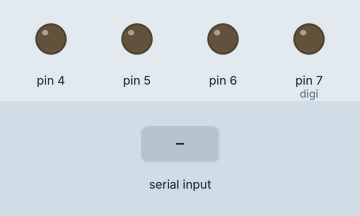
The sketch below on a simulated Arduino Nano, built with avr-gcc and run on an emulated ATmega328P. Shown: output pins drawn as LEDs (lit = HIGH). The inputs (shaded band) are chosen by the test bench.

Above: at 1.2 s.
1.3 s: "I" received over Serial
At 2.4 s:
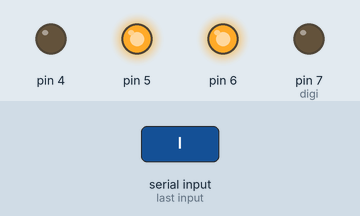
2.8 s: "M" received over Serial
At 3.5 s:
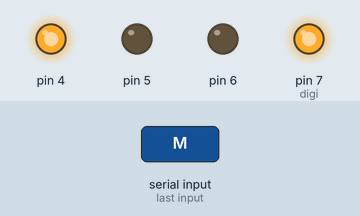
4.3 s: "O" received over Serial
At 4.7 s:
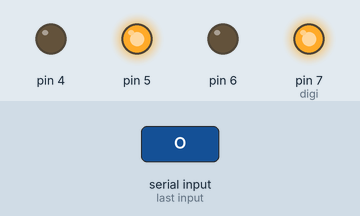
5.8 s: "K" received over Serial
At 7.0 s:
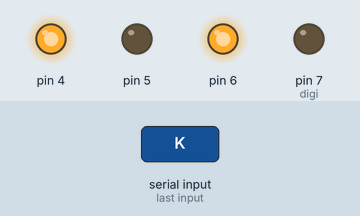
7.3 s: "J" received over Serial
At 8.1 s:
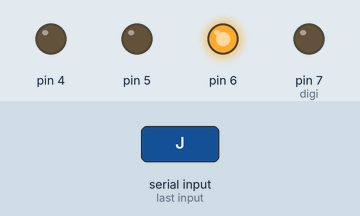
8.8 s: "P" received over Serial
At 9.3 s:
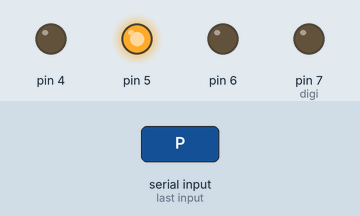
Timing chart, 0 to 11.3 s (numbered marks = the images above; inputs shaded):
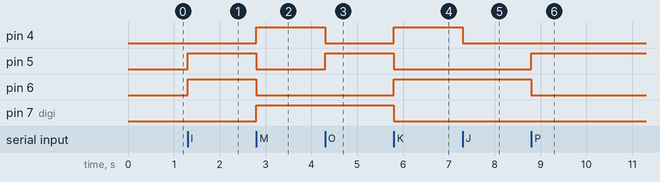

Measured:
- after the input at 1.3 s, pin 5, pin 6: LOW → HIGH at once
- after the input at 2.8 s, pin 4, pin 7 (digi): LOW → HIGH at once; pin 5, pin 6: HIGH → LOW at once
- after the input at 4.3 s, pin 4: HIGH → LOW at once; pin 5: LOW → HIGH at once
- after the input at 5.8 s, pin 4, pin 6: LOW → HIGH at once; pin 5, pin 7 (digi): HIGH → LOW at once
- after the input at 7.3 s, pin 4: HIGH → LOW at once
- after the input at 8.8 s, pin 5: LOW → HIGH at once; pin 6: HIGH → LOW at once

The sketch:

DAY_XE_BLUETOOTH.ino
```cpp
int  QT1();
int  QT2();
int  QT3();
byte chuyenmode = 1; // 1 tay.0 lite
void setup()
{
  Serial.begin(9600);
  pinMode(4, OUTPUT); // 4 là đigital thôi
  pinMode(5, OUTPUT); // analog đk 1 động cơ
  pinMode(6, OUTPUT); // ânlog
  pinMode(7, OUTPUT); // digi
}

void loop()
{
  char data;
  int x, y, z;
 // int a=analogRead(A5);Serial.println(a);
  if (Serial.available())
  {
    data = Serial.read();
    if (data == 'H') chuyenmode = !chuyenmode;
    if (data == 'I')  Tien(255, 255);
    if (data == 'M')  Lui(255, 255);
    if (data == 'O')  Trai(255, 255);
    if (data == 'K')  Phai(255, 255);
    if (data == 'J')  Dich_phai(255, 255);
    if (data == 'P')  Dich_trai(255, 255);
    if (data == '1')  Tien(0, 0);
  }
  if (chuyenmode == 0)
  {
    if (Serial.available())
    {
      data = Serial.read();
      if (data == 'H') chuyenmode = !chuyenmode;
    }
    x = QT1();
    y = QT2();
    z = QT3();
    if ((y==1) && (x==0)&&(z==0))   Tien(200, 200);
    else if ((x==1) && (y==0)&&(z==0))  Dich_trai(200, 200);
    else if ((x==0) && (y==0)&&(z==1))   Dich_phai(200, 200);
    else if((x==1) && (y==1)&&(z==1))    Dich_trai(200, 200);
  }
}
void DCL(int chieu, int tocdo)
{
  if (chieu == 1)
  {
    digitalWrite(4, 0); // 0 tien
    analogWrite(5, tocdo);
  }
  else
  {
    digitalWrite(4, 1); //1 lui
    analogWrite(5, 255 - tocdo);
  }
}
void DCR(int chieu, int tocdo)
{
  if (chieu == 1)
  {
    digitalWrite(7, 0);
    analogWrite(6, tocdo);
  }
  else
  {
    digitalWrite(7, 1);
    analogWrite(6, 255 - tocdo);
  }
}
void Tien(int L, int R)
{
  DCR(1, R);
  DCL(1, L);
}
void Lui(int L, int R)
{
  DCR(0, R);
  DCL(0, L);
}
void Trai(int L, int R)
{
  DCR(0, R);
  DCL(1, L);
}
void Phai(int L, int R)
{
  DCR(1, R);
  DCL(0, L);
}
int  QT1()
{
  int x = analogRead(A5);
   if(x<264) return 1;
  else       return 0;
}
int  QT2()
{
  int x = analogRead(A6);
  if(x<264) return 1;
  else       return 0;
}
int  QT3()
{
  int x = analogRead(A7);
   if(x<264) return 1;
  else       return 0;
}
void Dich_trai(int L, int R)
{
  Tien(L, 0);
}
void Dich_phai(int L, int R)
{
  Tien(0, R);
}
```
